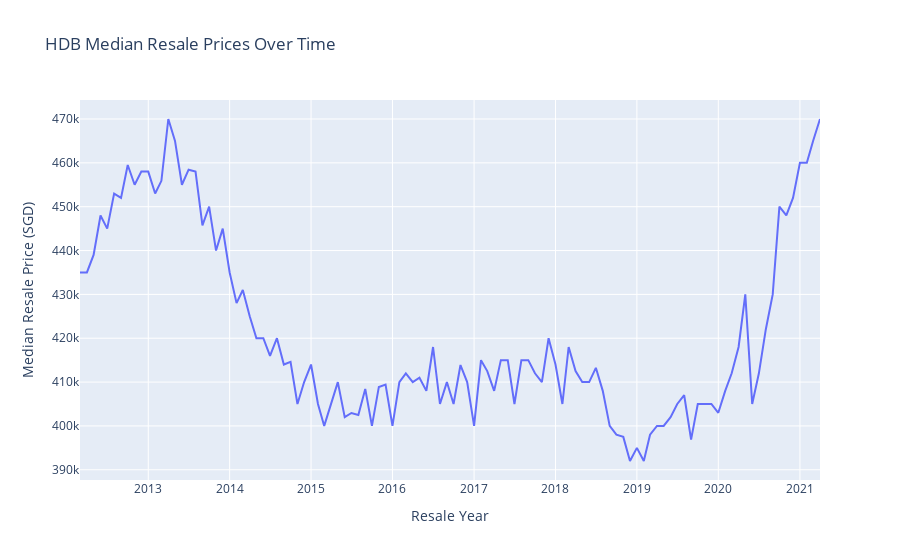

The code cell stored with this chart in its notebook:
### Code cell
fig = px.line(df_ym_median,
              x='tranc_yearmonth',
              y='median_resale_price',
              title='HDB Median Resale Prices Over Time',
              labels={'tranc_yearmonth': 'Resale Year', 'median_resale_price': 'Median Resale Price (SGD)'}
             )

fig.show()
